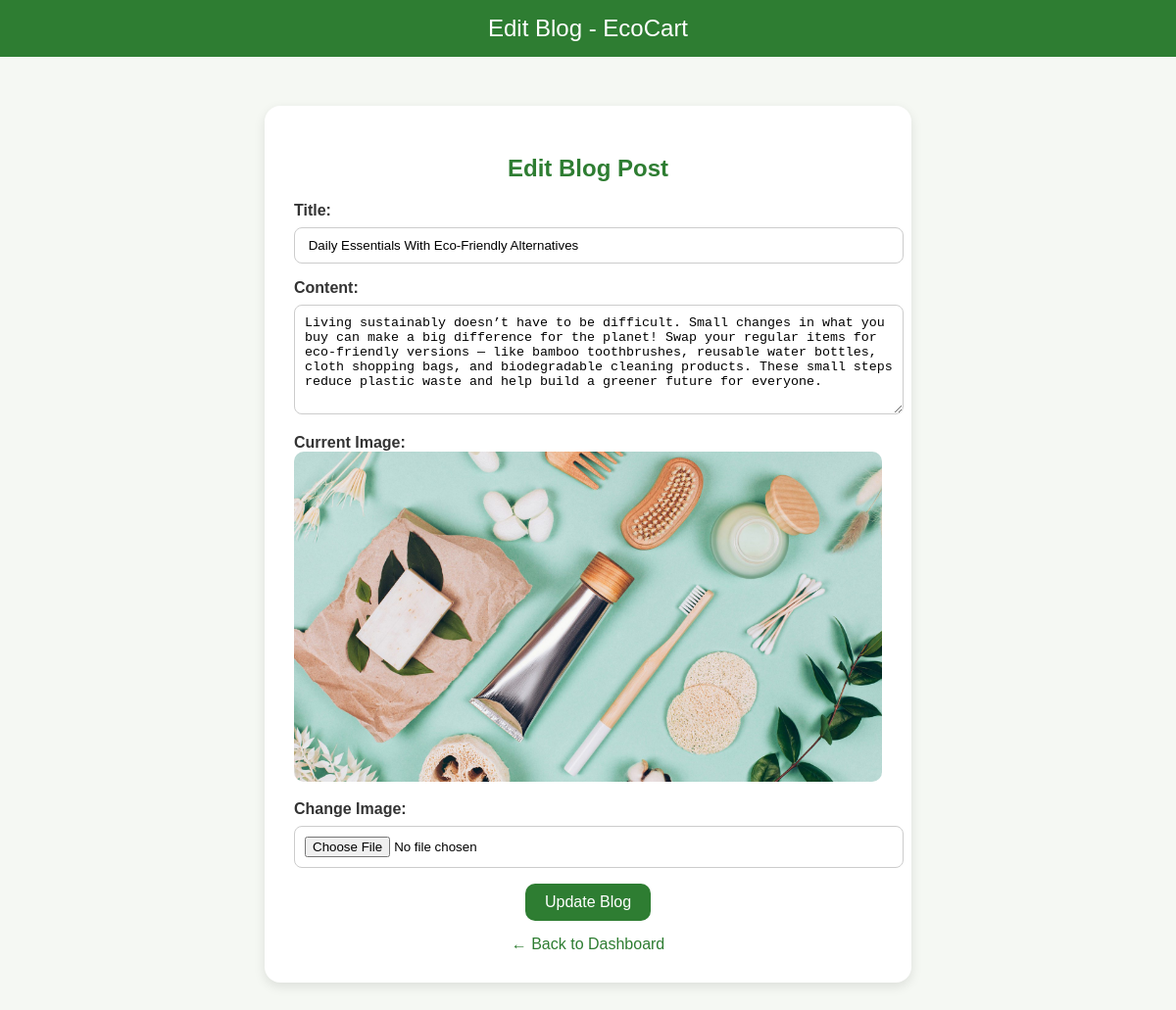
Page /edit-blog/1/ on the earlier database version.
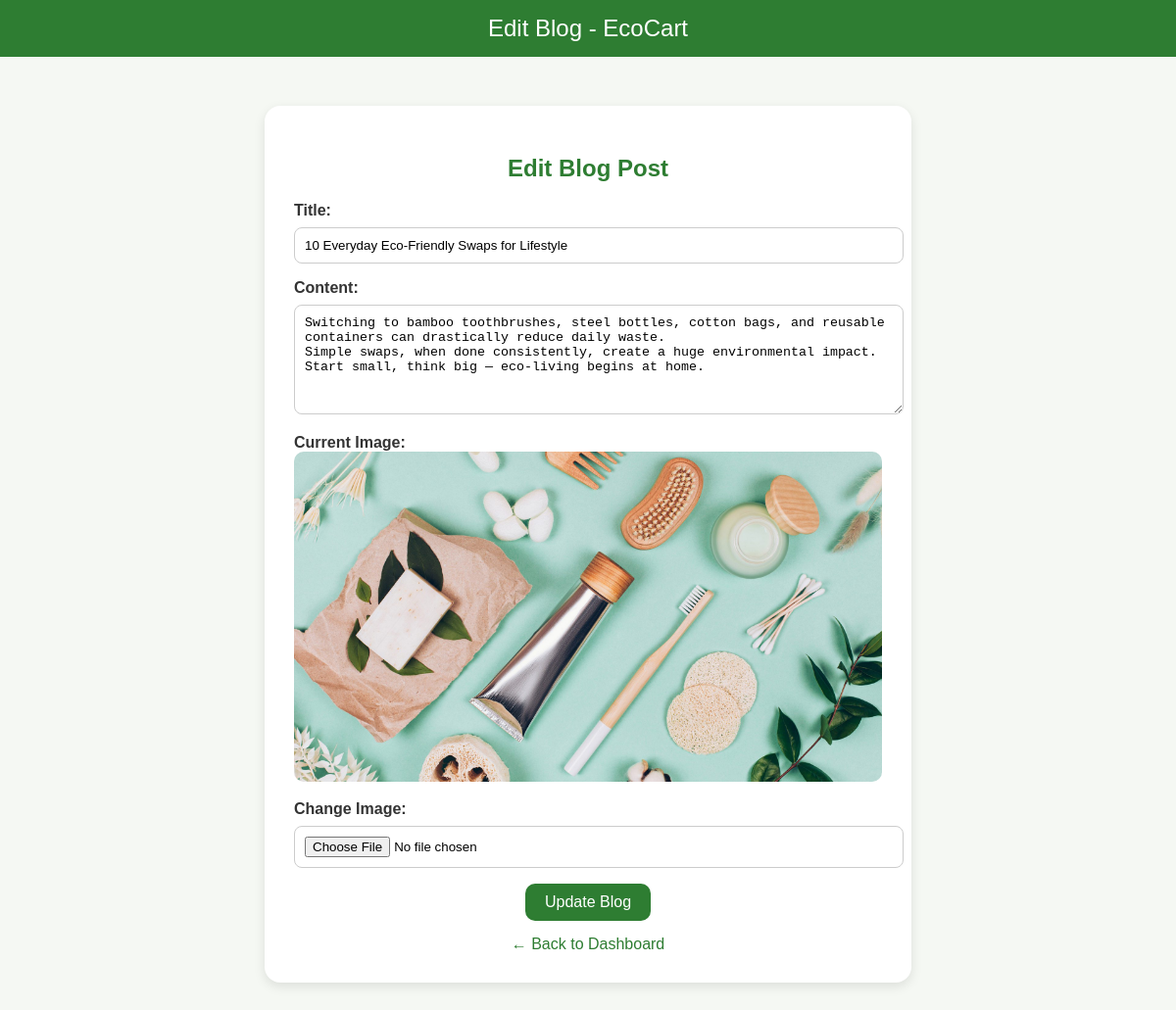
Same page on the later database version.
### app/models.py (models this page shows, shortened)
class Blog(models.Model):
    title = models.CharField(max_length=200)
    image = models.ImageField(upload_to='blog_images/', null=True, blank=True)
    author = models.CharField(max_length=100, default='EcoCart Team')
    date = models.DateField(auto_now_add=True)
    content = models.TextField()

### app/views.py (the view, shortened to what this page needs)
# urls.py: path('edit-blog/<int:blog_id>/', views.edit_blog, name='edit_blog'),
def edit_blog(request, blog_id):
    blog = get_object_or_404(Blog, id=blog_id)
    return render(request, 'edit_blog.html', {'blog': blog})

### templates/edit_blog.html (shortened to what this page needs)
<!DOCTYPE html>
<html lang="en">
<head>
</head>
<body>
    <header>Edit Blog - EcoCart</header>
    <div class="container">
        <h2>Edit Blog Post</h2>
        <form method="POST" enctype="multipart/form-data">
            <label>Title:</label>
            <input type="text" name="title" value="{{ blog.title }}" required>
            <label>Content:</label>
            <textarea name="content" rows="6" required>{{ blog.content }}</textarea>
            {% if blog.image %}
            <label>Current Image:</label>
            <img src="{{ blog.image.url }}" alt="{{ blog.title }}">
            {% endif %}
            <label>Change Image:</label>
            <input type="file" name="image">
            <button type="submit">Update Blog</button>
        </form>
        <a href="{% url 'admin_dashboard' %}">← Back to Dashboard</a>
    </div>
</body>
</html>

Differences in the rows shown:
changed Blog: title "Daily Essentials With Eco-Friendly Alternatives" → "10 Everyday Eco-Friendly Swaps for Lifestyle"; content "Living sustainably doesn’t have to be difficult. Small changes in what you buy can make a big difference for the planet! Swap your regular items for eco-friendly versions — like bamboo toothbrushes, reusable water bottles, cloth shopping bags, and biodegradable cleaning products. These small steps reduce plastic waste and help build a greener future for everyone." → "Switching to bamboo toothbrushes, steel bottles, cotton bags, and reusable containers can drastically reduce daily waste. Simple swaps, when done consistently, create a huge environmental impact. Start small, think big — eco-living begins at home."
